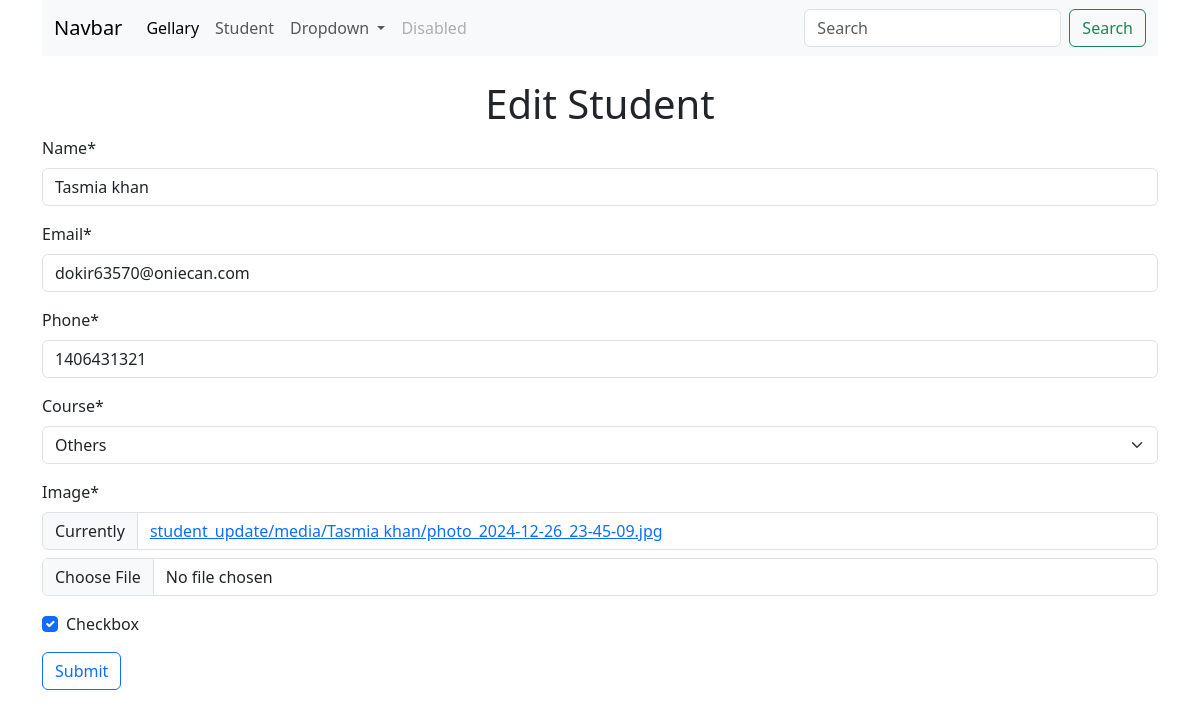
The page /student/update_student/2 on the database as committed earlier.
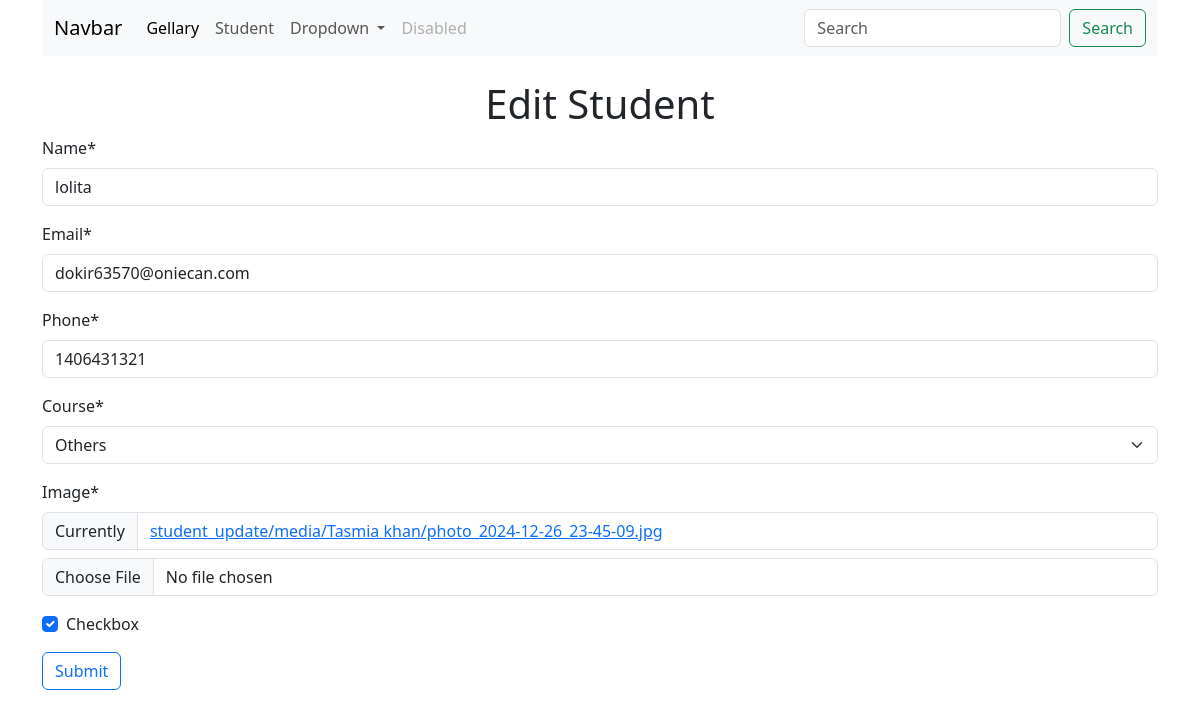
The same page on the database as committed later.
### student_update/models.py (models this page shows, shortened)
class St_img(models.Model):
    COURSE = (
        ('Mathematics', 'Mathematics'),
        ('Science', 'Science'),
        ('English', 'English'),
        ('History', 'History'),
        ('Geography', 'Geography'),
        ('Computer Science', 'Computer Science'),
        ('Arts', 'Arts'),
        ('Business', 'Business'),
        ('Health', 'Health'),
        ('Others', 'Others')
    )
    name = models.CharField(max_length=100)
    email = models.EmailField(max_length=50)
    phone = models.IntegerField(null=True)
    course = models.CharField(max_length=100, choices=COURSE ,null=True)
    image = models.ImageField(upload_to=st_img, null=False)
    checkbox = models.BooleanField(default=False)
    created_at = models.DateTimeField(auto_now_add=True)
    updated_at = models.DateTimeField(auto_now=True)

### student_update/views.py (the view, shortened to what this page needs)
# urls.py: path('update_student/<int:id>', views.update_student.as_view(), name='update_student'),
class update_student(UpdateView):
    model = models.St_img
    form_class = mforms.st_gelary
    template_name = "st_create_update.html"
    context_object_name = 'student'
    pk_url_kwarg = 'id'
    success_url = reverse_lazy('studentList')
    def get_context_data(self, **kwargs):
        context = super().get_context_data(**kwargs)
        context['edit'] = True
        return context

### student_update/mforms.py
class st_gelary(forms.ModelForm):
    class Meta:
        model = models.St_img
        fields = ['name','email','phone','course','image','checkbox']
        lable ={
            'name': "Your full name",
            'email': 'fullname@example.com',
            'phone': 'your Phone Number',
            'course': 'select course',
            'image' : "upload your photo",
            'checkbox':'completed'
        }
        help_text ={
            "image": "your photo will show in photo gallery"
        }

### student_update/templates/st_create_update.html (shortened to what this page needs)
{% extends 'layout.html' %} {% load crispy_forms_tags %}
{% block content %}
{% if edit %}
<h1 class="text-center">Edit Student</h1>
{% else %}
<h1 class="text-center">Add Student</h1>
{% endif %}
<form method="post" class="my-class" enctype="multipart/form-data">
    {{ form | crispy }}
    <button type="submit" class="btn btn-outline-primary">Submit</button>
</form>
{% endblock %}

Rows that differ between the two databases and show on the page:
changed St_img "dokir63570@oniecan.com": name "Tasmia khan" → "lolita"
